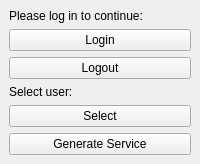
<?xml version="1.0" encoding="UTF-8"?>
<ui version="4.0">
 <class>AdminApp</class>
 <widget class="QMainWindow" name="AdminApp">
  <property name="windowTitle">
   <string>Admin App</string>
  </property>
  <widget class="QWidget" name="centralwidget">
   <layout class="QVBoxLayout" name="verticalLayout">
    <item>
     <widget class="QLabel" name="login_label">
      <property name="text">
       <string>Please log in to continue:</string>
      </property>
     </widget>
    </item>
    <item>
     <widget class="QPushButton" name="login_button">
      <property name="text">
       <string>Login</string>
      </property>
     </widget>
    </item>
    <item>
     <widget class="QPushButton" name="logout_button">
      <property name="text">
       <string>Logout</string>
      </property>
     </widget>
    </item>
    <item>
     <widget class="QLabel" name="user_label">
      <property name="text">
       <string>Select user:</string>
      </property>
     </widget>
    </item>
    <!-- <item>
     <widget class="QComboBox" name="user_combo"/>
    </item> -->
    <item>
     <widget class="QPushButton" name="select_user_button">
      <property name="text">
       <string>Select</string>
      </property>
     </widget>
    </item>
    <item>
     <widget class="QPushButton" name="generate_service_button">
      <property name="text">
       <string>Generate Service</string>
      </property>
     </widget>
    </item>
   </layout>
  </widget>
  <widget class="QMenuBar" name="menubar">
   <property name="geometry">
    <rect>
     <x>0</x>
     <y>0</y>
     <width>800</width>
     <height>22</height>
    </rect>
   </property>
  </widget>
 </widget>
 <resources/>
 <connections/>
</ui>
